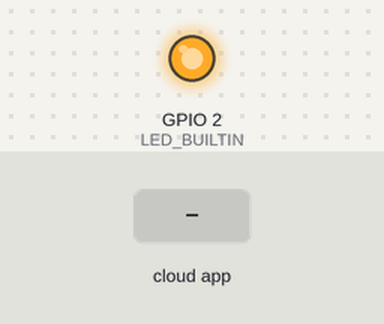
The sketch below on a simulated ESP8266 (NodeMCU). Shown: output pins drawn as LEDs (lit = HIGH, except the on-board LED, lit = LOW). The inputs (shaded band) are chosen by the test bench.

Above: at 1.2 s.
1.3 s: the phone or cloud app sets led to 1
At 2.5 s:
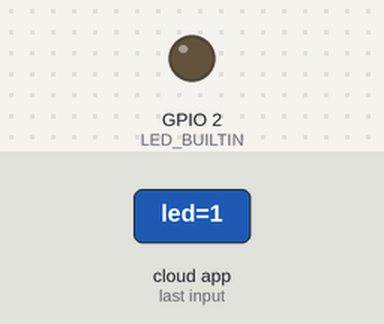
2.8 s: the phone or cloud app sets led to 0
At 3.6 s:
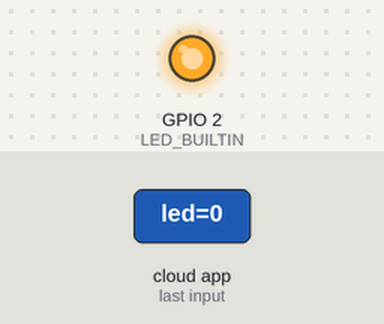
Timing chart, 0 to 5.8 s (numbered marks = the images above; inputs shaded):
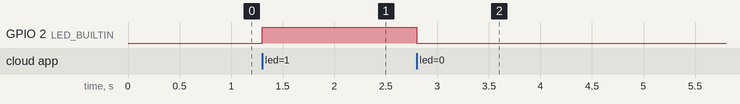

Measured:
- after the input at 1.3 s, GPIO 2 (LED_BUILTIN): LOW → HIGH at once
- after the input at 2.8 s, GPIO 2 (LED_BUILTIN): HIGH → LOW at once

The sketch:

sv_thinger.ino
```cpp
#include <ThingerESP8266.h>

#define USERNAME "vutri500"
#define DEVICE_ID "ex1"
#define DEVICE_CREDENTIAL "$69IFReOn23#"
#define DEBUG
#define SSID "TranYen"
#define SSID_PASSWORD "46512345"

ThingerESP8266 thing(USERNAME, DEVICE_ID, DEVICE_CREDENTIAL);

void setup() {
  Serial.begin(115200);
  pinMode(LED_BUILTIN, OUTPUT);
  thing.add_wifi(SSID, SSID_PASSWORD);
  thing["led"] << [](pson& in){
  digitalWrite(LED_BUILTIN, in ? HIGH : LOW);
};
}
void loop() {
  thing.handle();
}
```
